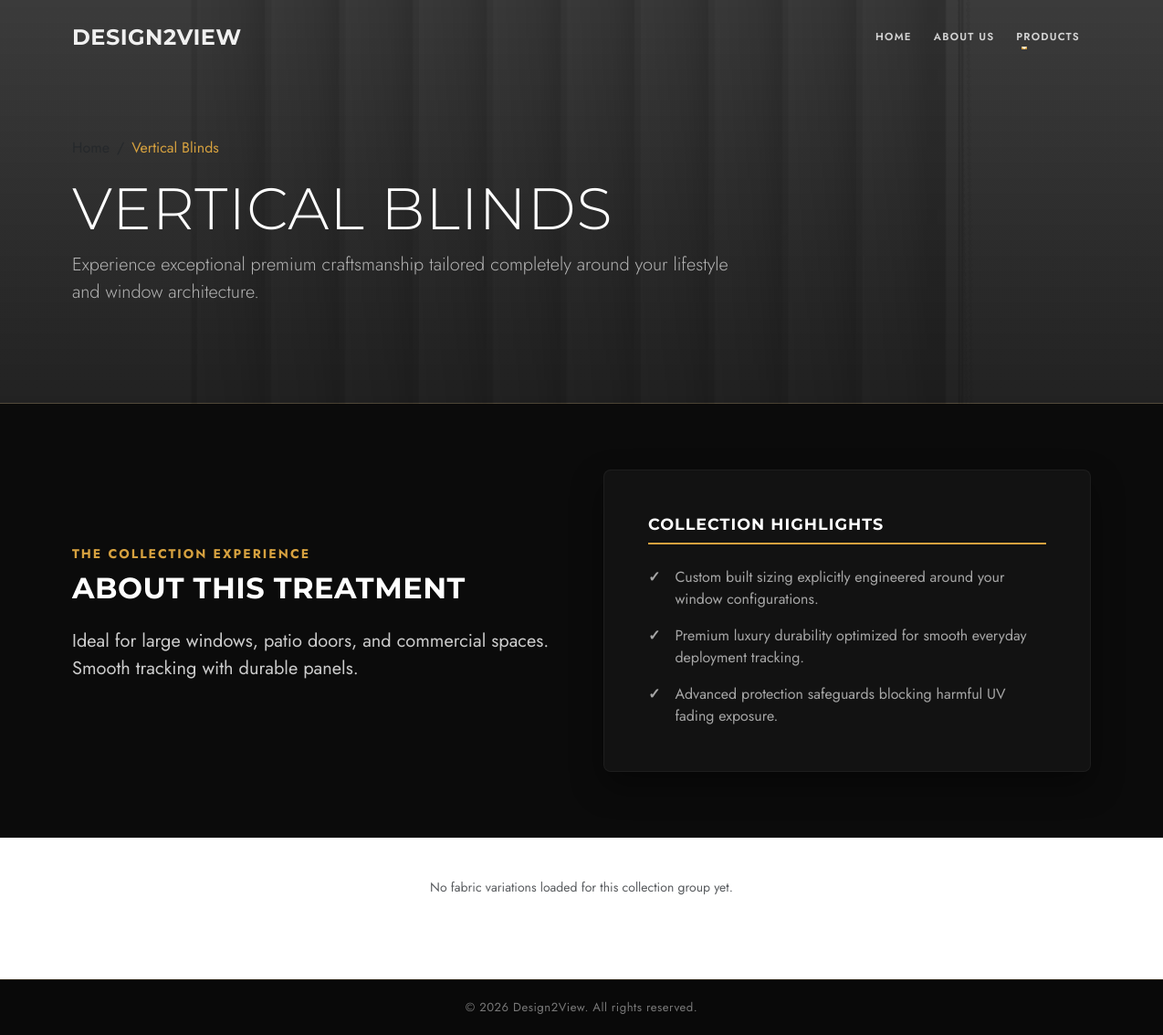
/category/vertical-blinds/, run on the app's committed database.
### shop/models.py (models this page shows, shortened)
class NavItem(models.Model):
    title = models.CharField(max_length=50, help_text="e.g., About Us, Fabrics")
    url_name = models.CharField(max_length=100, default="#", help_text="Named URL pattern or target route hash")
    order = models.PositiveIntegerField(default=0, help_text="Controls sorting order position")
    is_premium_highlight = models.BooleanField(default=False)
    parent = models.ForeignKey(
        'self',
        null=True,
        blank=True,
        on_delete=models.CASCADE,
        related_name='children',
        help_text="Leave blank if this is a main, top-level menu item"
    )
    class Meta:
        ordering = ['order']

class Category(models.Model):
    name = models.CharField(max_length=100, unique=True)
    slug = models.SlugField(max_length=120, unique=True, blank=True)
    image = models.ImageField(upload_to='categories/', default='categories/default.webp')
    description = models.TextField(blank=True, null=True, help_text="Detailed description of this specific treatment.")
    highlight_1 = models.CharField(max_length=255, default="Custom built sizing explicitly engineered around your window configurations.", help_text="First bullet point highlight")
    highlight_2 = models.CharField(max_length=255, default="Premium luxury durability optimized for smooth everyday deployment tracking.", help_text="Second bullet point highlight")
    highlight_3 = models.CharField(max_length=255, default="Advanced protection safeguards blocking harmful UV fading exposure.", help_text="Third bullet point highlight")
    created_at = models.DateTimeField(auto_now_add=True)
    is_active = models.BooleanField(default=True, help_text="Uncheck this to hide the category from the website.")
    class Meta:
        verbose_name_plural = "Categories"

### design2view/views.py (the view)
# urls.py: path('category/<slug:slug>/', views.category_detail, name='category_detail'),
def category_detail(request, slug):
    category = get_object_or_404(Category, slug=slug)
    context = {'category': category}
    return render(request, 'shop/category_detail.html', context)

### shop/context_processors.py (called while the page is built)
def global_navbar(request):
    return {
        'nav_items': NavItem.objects.filter(parent=None)
    }

### templates/shop/category_detail.html (shortened to what this page needs)
{% extends 'base.html' %}
{% load static %}
{% block content %}
<div class="container-fluid text-white overflow-hidden category-hero-banner"
     style="background: linear-gradient(rgba(10, 10, 10, 0.8), rgba(10, 10, 10, 0.9)), url('{{ category.image.url }}') no-repeat center center/cover;">
    <div class="container">
        <div class="row">
            <div class="col-12 col-lg-8 text-center text-lg-start">
                <nav aria-label="breadcrumb" class="mb-3">
                    <ol class="breadcrumb justify-content-center justify-content-lg-start mb-0">
                        <li class="breadcrumb-item"><a href="{% url 'home' %}" class="text-decoration-none text-muted">Home</a></li>
                        <li class="breadcrumb-item active breadcrumb-current" aria-current="page">{{ category.name }}</li>
                    </ol>
                </nav>
                <h1 class="display-3 fw-extrabold text-white mb-2 text-uppercase heading-title">
                    {{ category.name }}
                </h1>
                <p class="lead fw-light description-sub">
                    Experience exceptional premium craftsmanship tailored completely around your lifestyle and window architecture.
                </p>
            </div>
        </div>
    </div>
</div>
<section class="about-details-section py-5">
    <div class="container my-4">
        <div class="row align-items-center g-5">
            <div class="col-12 col-lg-6 text-content-pane">
                <span class="text-uppercase fw-bold tracking-wider small d-block mb-2 section-subtitle">The Collection Experience</span>
                <h2 class="text-white mb-4 text-uppercase fw-bold section-title">About This Treatment</h2>
                <div class="fs-5 lh-base dynamic-description">
                    {{ category.description|linebreaks }}
                </div>
            </div>
            <div class="col-12 col-lg-6">
                <div class="p-4 p-md-5 rounded-3 highlights-dark-card">
                    <h4 class="text-white mb-4 text-uppercase fw-bold card-header-title">Collection Highlights</h4>
                    <ul class="list-unstyled mb-0 feature-list">
                        <li class="mb-3 d-flex align-items-start">
                            <span class="me-3 fw-bold list-checkmark">✓</span>
                            <span>{{ category.highlight_1 }}</span>
                        </li>
                        <li class="mb-3 d-flex align-items-start">
                            <span class="me-3 fw-bold list-checkmark">✓</span>
                            <span>{{ category.highlight_2 }}</span>
                        </li>
                        <li class="mb-0 d-flex align-items-start">
                            <span class="me-3 fw-bold list-checkmark">✓</span>
                            <span>{{ category.highlight_3 }}</span>
                        </li>
                    </ul>
                </div>
            </div>
        </div>
    </div>
</section>
<div class="slick-slider" id="fabricTypeSlider">
    {% for fabric in category.fabrics.all %}
    <div class="item px-2">
        <div class="border-0 rounded-3 overflow-hidden text-center h-100 style-fabric-card">
            <div class="fabric-image-container" style="height: 220px; overflow: hidden;">
                <img src="{{ fabric.image.url }}" alt="{{ fabric.name }}" class="w-100 h-100" style="object-fit: cover;" loading="lazy">
            </div>
            <div class="p-4 card-body-pane">
                <h4 class="text-white text-uppercase fw-bold mb-2 fabric-title">{{ fabric.name }}</h4>
                <p class="small mb-0 fabric-description">{{ fabric.description }}</p>
                <a href="{% url 'fabric_detail' category_slug=category.slug fabric_id=fabric.id %}"
                   class="text-uppercase small fw-extrabold text-decoration-none custom-explore-btn mt-3 d-inline-block">
                    Explore More <span class="arrow-transform">→</span>
                </a>
            </div>
        </div>
    </div>
    {% empty %}
    <div class="col-12 text-center py-4">
        <p class="text-muted small">No fabric variations loaded for this collection group yet.</p>
    </div>
    {% endfor %}
</div>
{% endblock %}

### templates/navbar.html (shortened to what this page needs)
<nav class="navbar navbar-expand-xl navbar-dark position-absolute w-100 custom-navbar" style="top: 0; left: 0; z-index: 1050;">
    <div class="container">
        <a class="navbar-brand fw-bold text-primary fs-4" href="{% url 'home' %}" style="letter-spacing: 0.5px;">
            Design<span class="secondary-color">2</span>View
        </a>
        <div class="collapse navbar-collapse" id="mainD2VMenu">
            <ul class="navbar-nav ms-auto align-items-center">
                {% for item in nav_items %}
                    {% if not item.parent %}
                        {% if item.children.all %}
                            <li class="nav-item dropdown">
                                <a class="nav-link dropdown-toggle px-3 text-uppercase fw-semibold"
                                   href="#"
                                   id="navbarDropdown{{ item.id }}"
                                   role="button"
                                   data-bs-toggle="dropdown"
                                   aria-expanded="false">
                                    {{ item.title }}
                                </a>
                            </li>
                        {% else %}
                            <li class="nav-item">
                                <a class="nav-link px-3 text-uppercase {% if item.is_premium_highlight %}club-premium-link{% else %}fw-semibold{% endif %}"
                                   href="{% if '/' in item.url_name or '#' in item.url_name %}{{ item.url_name }}{% else %}{% url item.url_name %}{% endif %}">
                                    {{ item.title }}
                                </a>
                            </li>
                        {% endif %}
                    {% endif %}
                {% endfor %}
            </ul>
        </div>
    </div>
</nav>

### static/css/style.css (style rules this page uses)
:root { --primary-color: #d6a13f; --secondary-color: #f0f0f0; --text-color: #111; --text-light-nav: rgba(255, 255, 255, 0.78); --transition-smooth: 0.3s cubic-bezier(0.25, 1, 0.5, 1); }
* { padding: 0; margin: 0; box-sizing: border-box; }
body { font-family: "Jost", sans-serif; color: var(--text-color); background-color: #ffffff; }
a { text-decoration: none; color: inherit; }
.text-primary { color: var(--primary-color) !important; }
.secondary-color { color: var(--secondary-color) !important; }
h1, h2, h3, h4, h5, h6 { font-family: "Montserrat", sans-serif; text-transform: uppercase; color: var(--secondary-color); font-weight: 700; letter-spacing: 0.5px; }
h1 { font-size: 2.5rem; }
h2 { font-size: 2rem; }
.custom-navbar { padding: 18px 0; transition: all 0.4s cubic-bezier(0.25, 1, 0.5, 1); }
.custom-navbar .navbar-brand { font-family: "Montserrat", sans-serif; font-size: 1.25rem; font-weight: 800; letter-spacing: 0.5px; text-transform: uppercase; color: var(--secondary-color) !important; }
.custom-navbar .navbar-brand span { color: var(--primary-color); }
.custom-navbar .navbar-nav .nav-link { color: var(--text-light-nav) !important; font-family: "Jost", sans-serif; font-size: 0.72rem; font-weight: 600; letter-spacing: 1.2px; position: relative; transition: color 0.3s ease; padding: 6px 12px !important; }
.custom-navbar .navbar-nav .nav-link::after { content: ''; position: absolute; width: 0; height: 1.5px; bottom: 2px; left: 12px; background-color: var(--primary-color); transition: width var(--transition-smooth); }
.custom-navbar .dropdown-toggle::after { vertical-align: middle; margin-left: 6px; border-top-colors: var(--text-light-nav); transition: transform 0.3s ease; }
.slick-slide { padding: 0 12px; }
.category-hero-banner { padding-top: 150px; padding-bottom: 90px; border-bottom: 1px solid rgba(214, 161, 63, 0.15); }
.category-hero-banner .breadcrumb-item a { color: rgba(255, 255, 255, 0.5); }
.category-hero-banner .breadcrumb-current { color: var(--primary-color) !important; }
.category-hero-banner .heading-title { letter-spacing: 1px; font-family: 'Montserrat', sans-serif; }
.category-hero-banner .description-sub { font-family: 'Jost', sans-serif; color: #b3b3b3; }
.about-details-section { background-color: #0b0b0b; }
.about-details-section .section-subtitle { color: var(--primary-color); letter-spacing: 2px; }
.about-details-section .dynamic-description { font-family: 'Jost', sans-serif; color: #cccccc; }
.highlights-dark-card { background-color: #121212; border: 1px solid rgba(255, 255, 255, 0.05); box-shadow: 0 15px 35px rgba(0, 0, 0, 0.4); }
.highlights-dark-card .card-header-title { font-size: 1.1rem; letter-spacing: 1px; border-bottom: 2px solid var(--primary-color); padding-bottom: 10px; }
.highlights-dark-card .list-checkmark { color: var(--primary-color); }
.highlights-dark-card .feature-list li span { color: #a6a6a6; }

### data on the page
NavItem: title "HOME"
NavItem: title "ABOUT US"
NavItem: title "PRODUCTS"
Category: image (picture), name "Vertical Blinds", name "VERTICAL BLINDS", description "Ideal for large windows, patio doors, and commercial spaces. Smooth tracking with durable panels.", highlight_1 "Custom built sizing explicitly engineered around your window configurations.", highlight_2 "Premium luxury durability optimized for smooth everyday deployment tracking.", highlight_3 "Advanced protection safeguards blocking harmful UV fading exposure."
